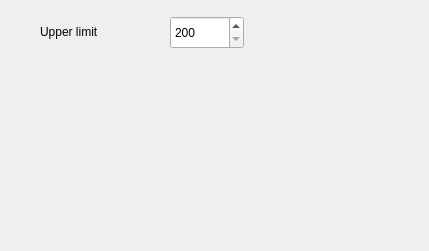
<ui version="4.0" >
 <class>General</class>
 <widget class="QWidget" name="General" >
  <property name="geometry" >
   <rect>
    <x>0</x>
    <y>0</y>
    <width>429</width>
    <height>251</height>
   </rect>
  </property>
  <widget class="QSpinBox" name="kcfg_limitScore" >
   <property name="geometry" >
    <rect>
     <x>170</x>
     <y>16</y>
     <width>74</width>
     <height>33</height>
    </rect>
   </property>
   <property name="minimum" >
    <number>200</number>
   </property>
   <property name="maximum" >
    <number>9900</number>
   </property>
   <property name="singleStep" >
    <number>100</number>
   </property>
  </widget>
  <widget class="QLabel" name="label" >
   <property name="geometry" >
    <rect>
     <x>40</x>
     <y>20</y>
     <width>101</width>
     <height>23</height>
    </rect>
   </property>
   <property name="text" >
    <string>Upper limit</string>
   </property>
   <property name="buddy" >
    <cstring>kcfg_limitScore</cstring>
   </property>
  </widget>
 </widget>
 <resources/>
 <connections/>
</ui>
